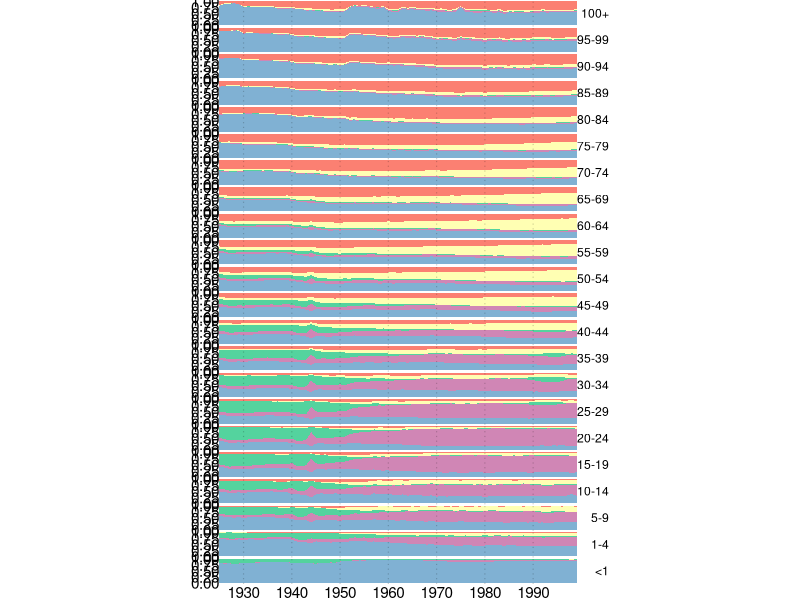

The R script that drew this image:
############################
# Plot Age-wise-Area Chart #
############################

# Init --------------------------------------------------------------------

library(readr)
library(dplyr)
library(ggplot2)

# Data --------------------------------------------------------------------

# proportions of 5 selected causes of death on
# all causes of death by year, age and sex
cod5 <- read_csv("./data/plots/cod5.csv")

# We want to make sure that the age groups are plotted in the correct order
# later on. So we transform the age variable into an ordered factor.

lev_age <- c("<1","1-4","5-9","10-14","15-19","20-24","25-29",
             "30-34","35-39","40-44","45-49","50-54","55-59",
             "60-64","65-69","70-74","75-79","80-84","85-89",
             "90-94","95-99","100+")
cod5 <- mutate(cod5, age = factor(age, lev_age, ordered = TRUE))

# Furthermore the order of the areas, each representing a single cause of death,
# is of relevance. ggplot draws the areas in order of occurence in the data
# frame. We reorder the data frame accordingly.

lev_cod <- c("Circulatory diseases",
             "Neoplasms", "Infections",
             "External", "Other")
cod5 %>%
  mutate(cod = factor(cod, lev_cod)) %>%
  group_by(year, sex, age) %>% arrange(cod) -> cod5

# Plot Age-wise Area Chart ------------------------------------------------

# We assign colours to each cause of death. For an area chart we want the
# neighbouring colours to contrast with each other. Therefore we vary hue &
# lightness, e.g. light green next to purple next to light blue.

cpal <- c(
  "Circulatory diseases" = "#FB8072",
  "Neoplasms"            = "#FFFFB3",
  "Infections"           = "#54D39E",
  "External"             = "#D086B5",
  "Other"                = "#80B1D3"
)

# We plot a single area chart for each age category.

plot_agewise_area <-
  ggplot(filter(cod5, sex == "total")) +
  # area charts
  geom_area(aes(x = year, y = px, fill = cod),
            show.legend = FALSE) +
  # period grid
  geom_vline(xintercept = seq(1930, 1999, 10),
             colour = "black", size = 0.4, alpha = 0.2, lty = 3) +
  # scale
  scale_fill_manual("", values = cpal) +
  scale_x_continuous("Year", expand = c(0, 0),
                     breaks = seq(1930, 1990, 10)) +
  # coord
  coord_fixed(ratio = 5) +
  # facet
  facet_grid(age~., as.table = FALSE) +
  # theme
  theme_void() +
  theme(
    axis.text    = element_text(colour = "black"),
    axis.text.x  = element_text(),
    strip.text.y = element_text(angle = 0, hjust = 1),
    panel.margin = unit(0, "cm")
  )

ggsave("./fig/agewise_area/agewise_area_raw.pdf", plot_agewise_area,
       width = 5, height = 7)
